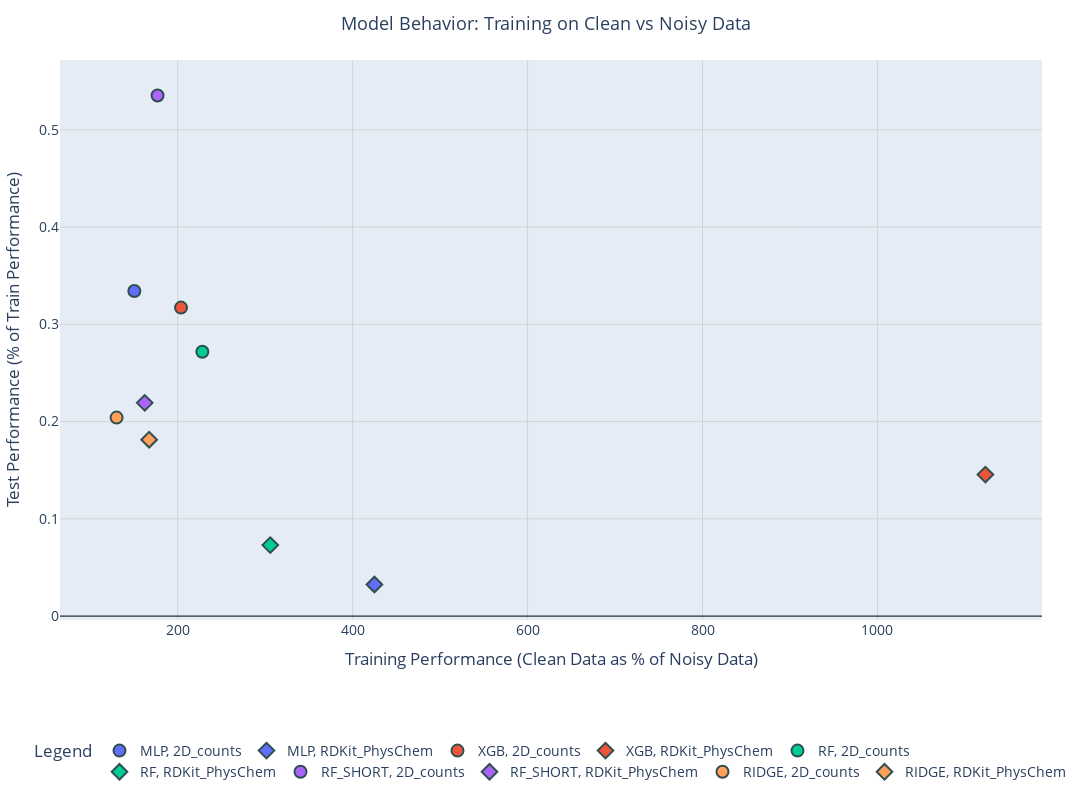

Here is the notebook cell this chart was saved with:
### Code cell
fig = px.scatter(
    df_overfitting,
    x='Overfitting',
    y='Performance Increase',
    color='Model',
    symbol='Descriptor',
    labels={
        'Train_Mid_as_percentage_of_Train_Full': 'Performance (Clean Data as % of Noisy Data)',
        'Test_Mid_as_percentage_of_Train_Mid': 'Test Performance (% of Train Performance)'
    },
    title="Model Behavior: Training on Clean vs Noisy Data"
)

# Update layout for clarity
fig.update_layout(
    width=1200,
    height=800,
    legend=dict(
        title="Legend",
        orientation="h",
        yanchor="bottom",
        y=-0.3,
        xanchor="center",
        x=0.5
    ),
    margin=dict(l=50, r=50, t=60, b=100),
    font=dict(size=14),
    title_font=dict(size=18),
    title_x=0.5,  # Center title
)

# Update marker styles for better distinction
fig.update_traces(marker=dict(size=12, line=dict(width=2, color='DarkSlateGrey')))

# Add gridlines and improve axis visibility
fig.update_xaxes(
    title="Training Performance (Clean Data as % of Noisy Data)",
    showgrid=True,
    gridwidth=1,
    gridcolor='LightGrey',
    zeroline=True,
    zerolinewidth=1,
    zerolinecolor='Black'
)
fig.update_yaxes(
    title="Test Performance (% of Train Performance)",
    showgrid=True,
    gridwidth=1,
    gridcolor='LightGrey',
    zeroline=True,
    zerolinewidth=1,
    zerolinecolor='Black'
)

fig.show()

### Figure 1 — Plotly figure (JSON) as saved in the notebook; plotly's stock layout.template omitted (floating-point values rounded to 4 significant figures)
{"data": [{"hovertemplate": "Model=MLP<br>Descriptor=2D_counts<br>Overfitting=%{x}<br>Performance Increase=%{y}<extra></extra>", "legendgroup": "MLP, 2D_counts", "marker": {"color": "#636efa", "line": {"color": "DarkSlateGrey", "width": 2}, "size": 12, "symbol": "circle"}, "mode": "markers", "name": "MLP, 2D_counts", "orientation": "v", "showlegend": true, "type": "scatter", "x": [150.4], "xaxis": "x", "y": [0.3343], "yaxis": "y"}, {"hovertemplate": "Model=MLP<br>Descriptor=RDKit_PhysChem<br>Overfitting=%{x}<br>Performance Increase=%{y}<extra></extra>", "legendgroup": "MLP, RDKit_PhysChem", "marker": {"color": "#636efa", "line": {"color": "DarkSlateGrey", "width": 2}, "size": 12, "symbol": "diamond"}, "mode": "markers", "name": "MLP, RDKit_PhysChem", "orientation": "v", "showlegend": true, "type": "scatter", "x": [424.9], "xaxis": "x", "y": [0.03251], "yaxis": "y"}, {"hovertemplate": "Model=XGB<br>Descriptor=2D_counts<br>Overfitting=%{x}<br>Performance Increase=%{y}<extra></extra>", "legendgroup": "XGB, 2D_counts", "marker": {"color": "#EF553B", "line": {"color": "DarkSlateGrey", "width": 2}, "size": 12, "symbol": "circle"}, "mode": "markers", "name": "XGB, 2D_counts", "orientation": "v", "showlegend": true, "type": "scatter", "x": [203.8], "xaxis": "x", "y": [0.3172], "yaxis": "y"}, {"hovertemplate": "Model=XGB<br>Descriptor=RDKit_PhysChem<br>Overfitting=%{x}<br>Performance Increase=%{y}<extra></extra>", "legendgroup": "XGB, RDKit_PhysChem", "marker": {"color": "#EF553B", "line": {"color": "DarkSlateGrey", "width": 2}, "size": 12, "symbol": "diamond"}, "mode": "markers", "name": "XGB, RDKit_PhysChem", "orientation": "v", "showlegend": true, "type": "scatter", "x": [1123.0], "xaxis": "x", "y": [0.1455], "yaxis": "y"}, {"hovertemplate": "Model=RF<br>Descriptor=2D_counts<br>Overfitting=%{x}<br>Performance Increase=%{y}<extra></extra>", "legendgroup": "RF, 2D_counts", "marker": {"color": "#00cc96", "line": {"color": "DarkSlateGrey", "width": 2}, "size": 12, "symbol": "circle"}, "mode": "markers", "name": "RF, 2D_counts", "orientation": "v", "showlegend": true, "type": "scatter", "x": [228.2], "xaxis": "x", "y": [0.2718], "yaxis": "y"}, {"hovertemplate": "Model=RF<br>Descriptor=RDKit_PhysChem<br>Overfitting=%{x}<br>Performance Increase=%{y}<extra></extra>", "legendgroup": "RF, RDKit_PhysChem", "marker": {"color": "#00cc96", "line": {"color": "DarkSlateGrey", "width": 2}, "size": 12, "symbol": "diamond"}, "mode": "markers", "name": "RF, RDKit_PhysChem", "orientation": "v", "showlegend": true, "type": "scatter", "x": [305.8], "xaxis": "x", "y": [0.07302], "yaxis": "y"}, {"hovertemplate": "Model=RF_SHORT<br>Descriptor=2D_counts<br>Overfitting=%{x}<br>Performance Increase=%{y}<extra></extra>", "legendgroup": "RF_SHORT, 2D_counts", "marker": {"color": "#ab63fa", "line": {"color": "DarkSlateGrey", "width": 2}, "size": 12, "symbol": "circle"}, "mode": "markers", "name": "RF_SHORT, 2D_counts", "orientation": "v", "showlegend": true, "type": "scatter", "x": [177.0], "xaxis": "x", "y": [0.5353], "yaxis": "y"}, {"hovertemplate": "Model=RF_SHORT<br>Descriptor=RDKit_PhysChem<br>Overfitting=%{x}<br>Performance Increase=%{y}<extra></extra>", "legendgroup": "RF_SHORT, RDKit_PhysChem", "marker": {"color": "#ab63fa", "line": {"color": "DarkSlateGrey", "width": 2}, "size": 12, "symbol": "diamond"}, "mode": "markers", "name": "RF_SHORT, RDKit_PhysChem", "orientation": "v", "showlegend": true, "type": "scatter", "x": [162.3], "xaxis": "x", "y": [0.2193], "yaxis": "y"}, {"hovertemplate": "Model=RIDGE<br>Descriptor=2D_counts<br>Overfitting=%{x}<br>Performance Increase=%{y}<extra></extra>", "legendgroup": "RIDGE, 2D_counts", "marker": {"color": "#FFA15A", "line": {"color": "DarkSlateGrey", "width": 2}, "size": 12, "symbol": "circle"}, "mode": "markers", "name": "RIDGE, 2D_counts", "orientation": "v", "showlegend": true, "type": "scatter", "x": [130.2], "xaxis": "x", "y": [0.2041], "yaxis": "y"}, {"hovertemplate": "Model=RIDGE<br>Descriptor=RDKit_PhysChem<br>Overfitting=%{x}<br>Performance Increase=%{y}<extra></extra>", "legendgroup": "RIDGE, RDKit_PhysChem", "marker": {"color": "#FFA15A", "line": {"color": "DarkSlateGrey", "width": 2}, "size": 12, "symbol": "diamond"}, "mode": "markers", "name": "RIDGE, RDKit_PhysChem", "orientation": "v", "showlegend": true, "type": "scatter", "x": [167.4], "xaxis": "x", "y": [0.1814], "yaxis": "y"}], "layout": {"font": {"size": 14}, "height": 800, "legend": {"orientation": "h", "title": {"text": "Legend"}, "tracegroupgap": 0, "x": 0.5, "xanchor": "center", "y": -0.3, "yanchor": "bottom"}, "margin": {"b": 100, "l": 50, "r": 50, "t": 60}, "title": {"font": {"size": 18}, "text": "Model Behavior: Training on Clean vs Noisy Data", "x": 0.5}, "width": 1200, "xaxis": {"anchor": "y", "domain": [0, 1], "gridcolor": "LightGrey", "gridwidth": 1, "showgrid": true, "title": {"text": "Training Performance (Clean Data as % of Noisy Data)"}, "zeroline": true, "zerolinecolor": "Black", "zerolinewidth": 1}, "yaxis": {"anchor": "x", "domain": [0, 1], "gridcolor": "LightGrey", "gridwidth": 1, "showgrid": true, "title": {"text": "Test Performance (% of Train Performance)"}, "zeroline": true, "zerolinecolor": "Black", "zerolinewidth": 1}}}
